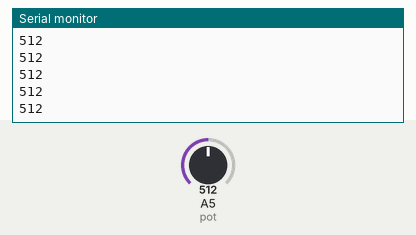
Simulated run of this sketch. Board: Arduino Uno, built with avr-gcc and run on an emulated ATmega328P. Parts: the last lines printed to the serial monitor. The inputs (shaded band) are chosen by the test bench; at power-on: A5 (pot) = 512.

Above: at 1.2 s.
1.3 s: A5 (pot) set to 716
At 1.68 s:
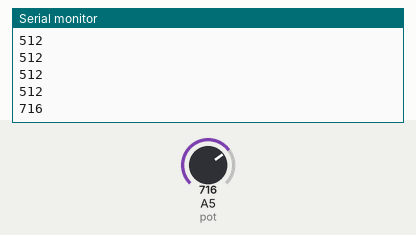
2.8 s: A5 (pot) set to 900
At 2.94 s:
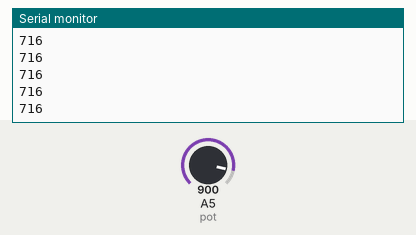
Timing chart, 0 to 5.8 s (numbered marks = the images above; inputs shaded):
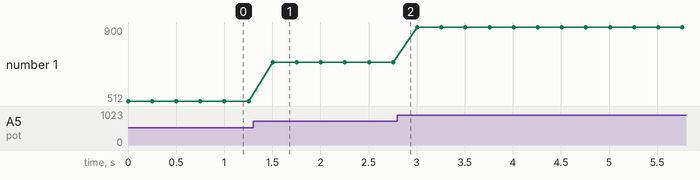

Measured:
- after the input at 1.3 s, the serial monitor: prints a new line after 0.20 s (image 1)
- plotted number 1: 512 → 716 after the input at 1.3 s, 716 → 900 after the input at 2.8 s

The sketch:

constrain.ino
```cpp
#define pot A5
void setup() {
  // put your setup code here, to run once:
  pinMode(pot,INPUT);
  Serial.begin(9600);
}

void loop() {
  Serial.println(constrain(analogRead(pot),500,955));
  delay(250);

}
```
